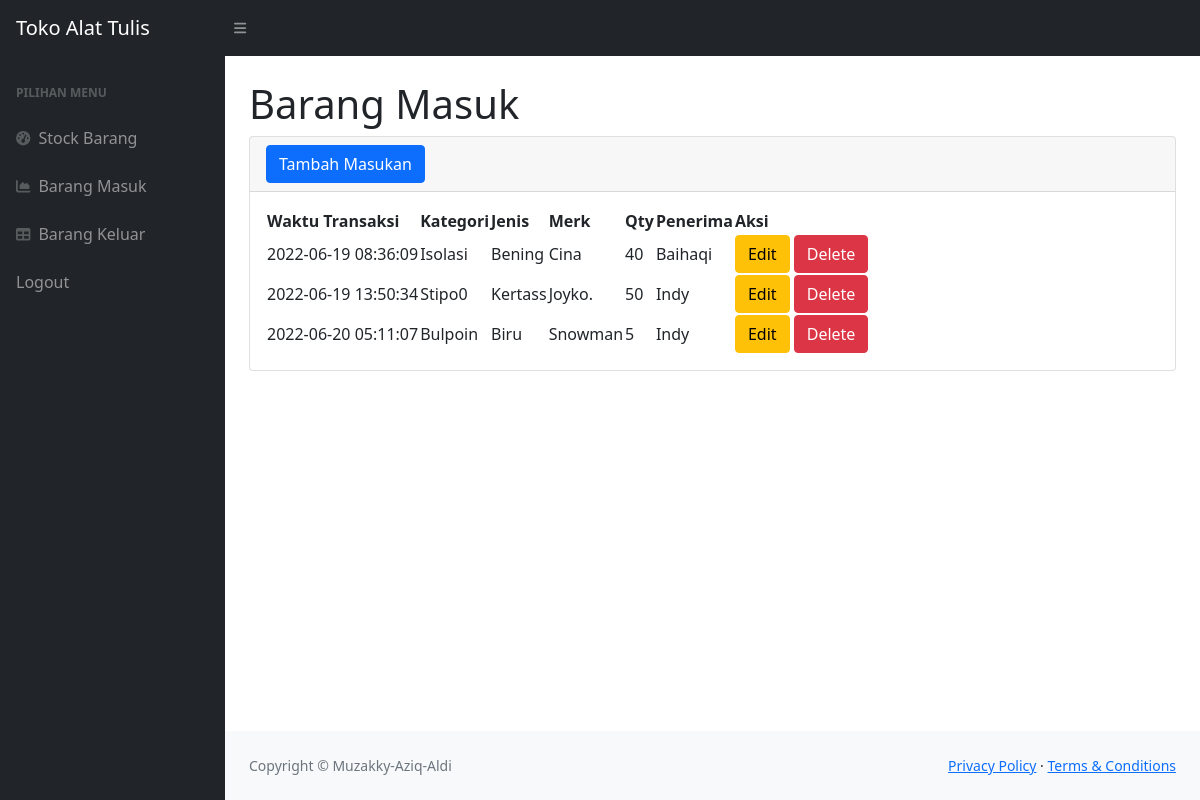
Page /masuk.php (signed in) on the earlier database version.
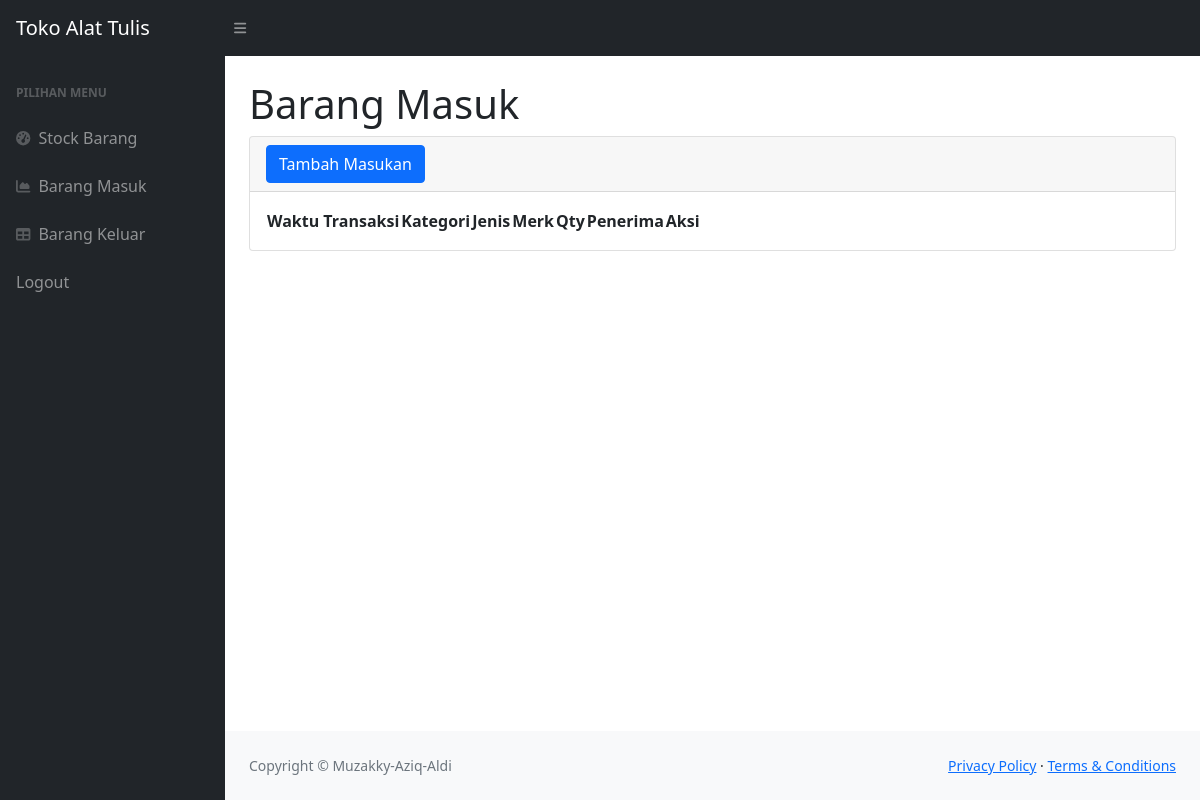
Same page on the later database version.
### tables this page shows
CREATE TABLE `barangmasuk` (
  `idbarangmasuk` int(11) NOT NULL,
  `idbarang` int(11) NOT NULL,
  `tanggal` timestamp NOT NULL DEFAULT current_timestamp(),
  `penerima` varchar(50) NOT NULL,
  `qty` int(11) NOT NULL
);

CREATE TABLE `stockbarang` (
  `idbarang` int(11) NOT NULL,
  `kategori` varchar(50) NOT NULL,
  `jenis` varchar(50) NOT NULL,
  `merk` varchar(25) NOT NULL,
  `stock` int(11) NOT NULL
);

### masuk.php (the view, shortened to what the changed rows need)
<?php
require 'function.php';
?>
<!DOCTYPE html>
<html lang="en">
<head>
    <link href="https://cdn.jsdelivr.net/npm/simple-datatables@latest/dist/style.css" rel="stylesheet" />
    <link href="css/styles.css" rel="stylesheet" />
</head>
<body class="sb-nav-fixed">
    <div id="layoutSidenav">
        <div id="layoutSidenav_content">
            <main>
                <div class="container-fluid px-4">
                    <h1 class="mt-4">Barang Masuk</h1>
                    <div class="card mb-4">
                        <div class="card-body">
                            <table id="datatablesSimple">
                                <thead>
                                    <tr>
                                        <th>Waktu Transaksi</th>
                                        <th>Kategori</th>
                                        <th>Jenis</th>
                                        <th>Merk</th>
                                        <th>Qty</th>
                                        <th>Penerima</th>
                                        <th>Aksi</th>
                                    </tr>
                                </thead>
                                <tbody>
                                    <?php
                                            $ambilsemuadatastock = mysqli_query($conn,"SELECT * FROM barangmasuk m, stockbarang s WHERE s.idbarang = m.idbarang");
                                            while($data=mysqli_fetch_array($ambilsemuadatastock)){
                                                $idbm = $data['idbarangmasuk'];
                                                $tanggal = $data['tanggal'];
                                                $kategori = $data['kategori'];
                                                $jenis = $data['jenis'];
                                                $merk = $data['merk'];
                                                $qty = $data['qty'];
                                                $penerima = $data['penerima'];
                                        ?>
                                    <tr>
                                        <td>
                                            <?=$tanggal;?>
                                        </td>
                                        <td>
                                            <?=$kategori;?>
                                        </td>
                                        <td>
                                            <?=$jenis;?>
                                        </td>
                                        <td>
                                            <?=$merk;?>
                                        </td>
                                        <td>
                                            <?=$qty;?>
                                        </td>
                                        <td>
                                            <?=$penerima;?>
                                        </td>
                                        <td>
                                            <button type="button" class="btn btn-warning" data-bs-toggle="modal"
                                                data-bs-target="#edit<?=$idbm;?>"> Edit
                                            </button>
                                            <button type="button" class="btn btn-danger" data-bs-toggle="modal"
                                                data-bs-target="#delete<?=$idbm;?>"> Delete
                                            </button>
                                        </td>
                                    </tr>
                                    <?php
                                            };
                                        ?>
                                </tbody>
                            </table>
                        </div>
                    </div>
                </div>
            </main>
        </div>
    </div>
</body>
</html>

Differences in the rows shown:
removed barangmasuk: tanggal "2022-06-19 08:36:09", idbarang.kategori "Isolasi", idbarang.jenis "Bening", idbarang.merk "Cina", qty "40", penerima "Baihaqi"
removed barangmasuk: tanggal "2022-06-19 13:50:34", idbarang.kategori "Stipo0", idbarang.jenis "Kertass", idbarang.merk "Joyko.", qty "50", penerima "Indy"
removed barangmasuk: tanggal "2022-06-20 05:11:07", idbarang.kategori "Bulpoin", idbarang.jenis "Biru", idbarang.merk "Snowman", qty "5", penerima "Indy"
